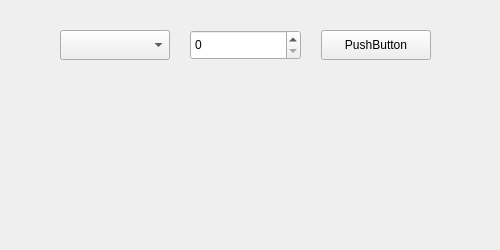
<?xml version="1.0" encoding="UTF-8"?>
<ui version="4.0">
 <class>Widget</class>
 <widget class="QWidget" name="Widget">
  <property name="geometry">
   <rect>
    <x>0</x>
    <y>0</y>
    <width>500</width>
    <height>250</height>
   </rect>
  </property>
  <property name="windowTitle">
   <string>Widget</string>
  </property>
  <widget class="QWidget" name="horizontalLayoutWidget">
   <property name="geometry">
    <rect>
     <x>60</x>
     <y>20</y>
     <width>371</width>
     <height>51</height>
    </rect>
   </property>
   <layout class="QHBoxLayout" name="horizontalLayout">
    <property name="spacing">
     <number>20</number>
    </property>
    <item>
     <widget class="QComboBox" name="comboBox">
      <property name="maximumSize">
       <size>
        <width>16777215</width>
        <height>30</height>
       </size>
      </property>
     </widget>
    </item>
    <item>
     <widget class="QSpinBox" name="spinBox">
      <property name="enabled">
       <bool>true</bool>
      </property>
      <property name="maximumSize">
       <size>
        <width>16777215</width>
        <height>30</height>
       </size>
      </property>
     </widget>
    </item>
    <item>
     <widget class="QPushButton" name="pushButton">
      <property name="maximumSize">
       <size>
        <width>16777215</width>
        <height>30</height>
       </size>
      </property>
      <property name="text">
       <string>PushButton</string>
      </property>
     </widget>
    </item>
   </layout>
  </widget>
 </widget>
 <resources/>
 <connections/>
</ui>
